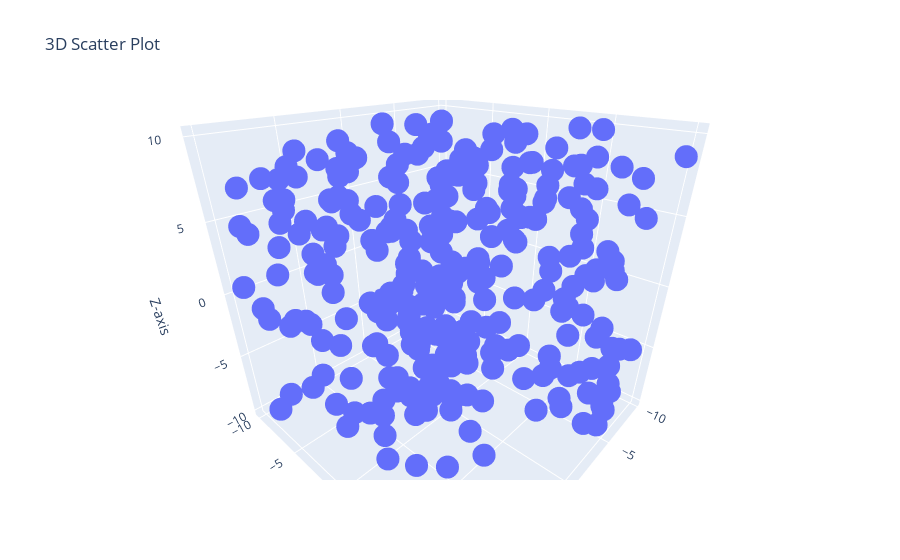

Source (notebook cell):
### Markdown cell above
Q1. Using the given dataset, to generate a 3D scatter plot to visualize the distribution of data points in a threedimensional space.

### Code cell
import plotly.express as px
import pandas as pd
import numpy as np


np.random.seed(30)
data = {
    'X': np.random.uniform(-10, 10, 300),
    'Y': np.random.uniform(-10, 10, 300),
    'Z': np.random.uniform(-10, 10, 300)
}

df = pd.DataFrame(data)
fig = px.scatter_3d(df, x='X', y='Y', z='Z', title='3D Scatter Plot', labels={'X': 'X-axis', 'Y': 'Y-axis', 'Z': 'Z-axis'})
fig.show()

### Figure 1 — Plotly figure (JSON) as saved in the notebook; plotly's stock layout.template omitted (floating-point values rounded to 4 significant figures; data arrays with more than 128 entries replaced by an {"elided": "..."} marker saying what was removed)
{"data": [{"hovertemplate": "X-axis=%{x}<br>Y-axis=%{y}<br>Z-axis=%{z}<extra></extra>", "legendgroup": "", "marker": {"color": "#636efa", "symbol": "circle"}, "mode": "markers", "name": "", "scene": "scene", "showlegend": false, "type": "scatter3d", "x": {"elided": "300 float values"}, "y": {"elided": "300 float values"}, "z": {"elided": "300 float values"}}], "layout": {"autosize": true, "legend": {"tracegroupgap": 0}, "scene": {"aspectmode": "auto", "aspectratio": {"x": 0.9933, "y": 1.007, "z": 0.9996}, "camera": {"center": {"x": 0, "y": 0, "z": 0}, "eye": {"x": 0.95, "y": 0.8704, "z": 0.6857}, "projection": {"type": "perspective"}, "up": {"x": 0, "y": 0, "z": 1}}, "domain": {"x": [0, 1], "y": [0, 1]}, "xaxis": {"title": {"text": "X-axis"}, "type": "linear"}, "yaxis": {"title": {"text": "Y-axis"}, "type": "linear"}, "zaxis": {"title": {"text": "Z-axis"}, "type": "linear"}}, "title": {"text": "3D Scatter Plot"}}}
